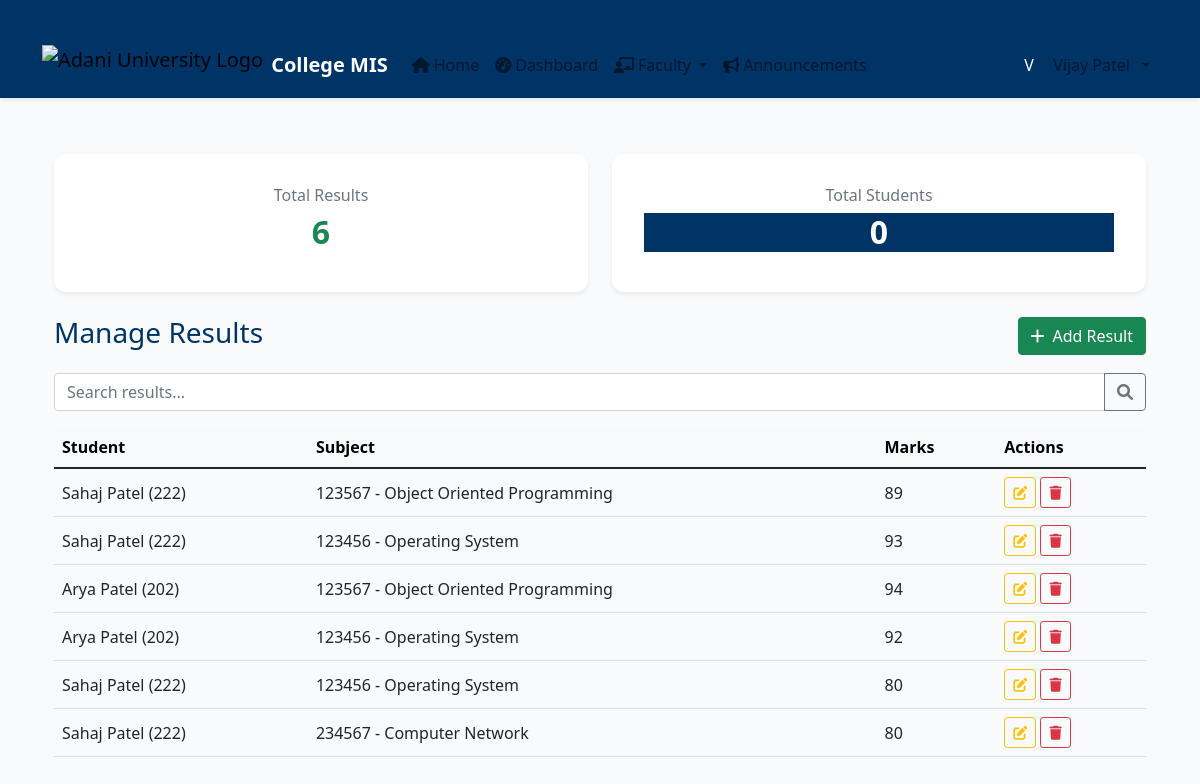
Page /faculty/results/ (signed in) on the committed database.
### core/models.py (models this page shows, shortened)
class User(AbstractUser):
    is_student = models.BooleanField(default=False)
    is_faculty = models.BooleanField(default=False)

class Result(models.Model):
    student = models.ForeignKey(Student, on_delete=models.CASCADE)
    subject = models.ForeignKey(Subject, on_delete=models.CASCADE)
    marks = models.IntegerField()
    grade = models.CharField(max_length=2, blank=True)

class Student(models.Model):
    DEPARTMENT_CHOICES = [
        ('computer_science', 'Computer Science'),
        ('information_technology', 'Information Technology'),
        ('electronics', 'Electronics & Communication'),
        ('mechanical', 'Mechanical Engineering'),
        ('civil', 'Civil Engineering'),
        ('electrical', 'Electrical Engineering'),
        ('other', 'Other'),
    ]
    user = models.OneToOneField('core.User', on_delete=models.CASCADE)
    roll_number = models.CharField(max_length=20, unique=True)
    phone_number = models.CharField(max_length=20, blank=True)
    department = models.CharField(max_length=50, choices=DEPARTMENT_CHOICES, default='computer_science')
    subjects = models.ManyToManyField(Subject, blank=True)

class Subject(models.Model):
    name = models.CharField(max_length=100)
    code = models.CharField(max_length=20, unique=True, null=True, blank=True)
    faculty = models.ForeignKey(Faculty, on_delete=models.SET_NULL, null=True, blank=True)

### faculty/views.py (the view)
# urls.py: path('results/', manage_results, name='manage_results'),
@login_required
def manage_results(request):
    if not hasattr(request.user, 'faculty'):
        return redirect('login')
    results = Result.objects.all()
    return render(request, 'faculty/manage_results.html', {'results': results})

### templates/faculty/manage_results.html
{% extends 'base.html' %}
{% block content %}
<div class="container py-4">
  <div class="row mb-4">
    <div class="col-md-6">
      <div class="card text-center shadow-sm border-0">
        <div class="card-body">
          <h6 class="text-muted">Total Results</h6>
          <h2 class="fw-bold text-success">{{ results|length }}</h2>
        </div>
      </div>
    </div>
    <div class="col-md-6">
      <div class="card text-center shadow-sm border-0">
        <div class="card-body">
          <h6 class="text-muted">Total Students</h6>
          <h2 class="fw-bold text-primary">{{ students|length }}</h2>
        </div>
      </div>
    </div>
  </div>
  <div class="d-flex justify-content-between align-items-center mb-3">
    <h3>Manage Results</h3>
    <a href="{% url 'add_result' %}" class="btn btn-success"><i class="fas fa-plus me-2"></i>Add Result</a>
  </div>
  <div class="input-group mb-3">
    <input type="text" class="form-control" placeholder="Search results...">
    <button class="btn btn-outline-secondary" type="button"><i class="fas fa-search"></i></button>
  </div>
  <div class="table-responsive">
    <table class="table table-hover align-middle">
      <thead class="table-light sticky-top">
        <tr>
          <th>Student</th>
          <th>Subject</th>
          <th>Marks</th>
          <th>Actions</th>
        </tr>
      </thead>
      <tbody>
        {% for result in results %}
        <tr>
          <td>{{ result.student.user.first_name }} {{ result.student.user.last_name }} ({{ result.student.roll_number }})</td>
          <td>{{ result.subject.code }} - {{ result.subject.name }}</td>
          <td>{{ result.marks }}</td>
          <td>
            <a href="{% url 'edit_result' result.id %}" class="btn btn-sm btn-outline-warning" title="Edit"><i class="fas fa-edit"></i></a>
            <a href="{% url 'delete_result' result.id %}" class="btn btn-sm btn-outline-danger" title="Delete"><i class="fas fa-trash"></i></a>
          </td>
        </tr>
        {% endfor %}
      </tbody>
    </table>
  </div>
</div>
{% endblock %}

### templates/base.html (shortened to what this page needs)
{% load static %}
<!DOCTYPE html>
<html lang="en">
<head>
    <link href="https://cdn.jsdelivr.net/npm/bootstrap@5.1.3/dist/css/bootstrap.min.css" rel="stylesheet">
    <link rel="stylesheet" href="https://cdnjs.cloudflare.com/ajax/libs/font-awesome/6.0.0/css/all.min.css">
    <link rel="stylesheet" href="{% static 'css/styles.css' %}">
</head>
<body>
    <nav class="navbar navbar-expand-lg navbar-light bg-white shadow-sm py-2 sticky-top">
        <div class="container">
            <a class="navbar-brand d-flex align-items-center gap-2" href="{% url 'home' %}">
                <img src="https://www.sikshapedia.com/public/data/colleges/adani-university-ahmedabad-gujarat/adani-university-ahmedabad-gujarat-logo.webp" alt="Adani University Logo" style="height: 40px;" class="align-middle"/>
                <span class="fw-bold text-primary">College MIS</span>
            </a>
            <div class="collapse navbar-collapse" id="navbarNav">
                <ul class="navbar-nav me-auto mb-2 mb-lg-0">
                    <li class="nav-item">
                        <a class="nav-link" href="{% url 'home' %}">
                            <i class="fas fa-home me-1"></i>Home
                        </a>
                    </li>
                    {% if user.is_authenticated %}
                        <li class="nav-item">
                            <a class="nav-link" href="{% url 'dashboard' %}">
                                <i class="fas fa-tachometer-alt me-1"></i>Dashboard
                            </a>
                        </li>
                        {% if user.faculty %}
                            <li class="nav-item dropdown">
                                <a class="nav-link dropdown-toggle" href="#" id="facultyDropdown" role="button" data-bs-toggle="dropdown">
                                    <i class="fas fa-chalkboard-teacher me-1"></i>Faculty
                                </a>
                            </li>
                        {% endif %}
                        <li class="nav-item">
                            <a class="nav-link" href="{% url 'announcement_list' %}">
                                <i class="fas fa-bullhorn me-1"></i>Announcements
                            </a>
                        </li>
                    {% endif %}
                </ul>
                <ul class="navbar-nav ms-auto mb-2 mb-lg-0">
                    {% if user.is_authenticated %}
                        <li class="nav-item dropdown">
                            <a class="nav-link dropdown-toggle d-flex align-items-center gap-2" href="#" id="userDropdown" role="button" data-bs-toggle="dropdown">
                                <span class="avatar bg-primary text-white rounded-circle d-inline-flex justify-content-center align-items-center" style="width:32px;height:32px;font-size:1rem;">
                                    {% if user.first_name %}{{ user.first_name|slice:":1"|upper }}{% else %}{{ user.username|slice:":1"|upper }}{% endif %}
                                </span>
                                <span class="d-none d-md-inline">{{ user.first_name }} {{ user.last_name }}</span>
                            </a>
                        </li>
                    {% endif %}
                </ul>
            </div>
        </div>
    </nav>
    <main class="container mt-4">
        {% block content %}{% endblock %}
    </main>
</body>
</html>

### static/css/styles.css (style rules this page uses)
body { font-family: 'Segoe UI', 'Roboto', 'Arial', sans-serif; background-color: #f8fafc; }
.navbar, .bg-primary { background-color: #003366 !important; }
.text-primary, .btn-primary { color: #fff !important; background-color: #003366 !important; border-color: #003366 !important; }
h1, h2, h3, h4, h5, h6 { font-family: 'Segoe UI', 'Roboto', 'Arial', sans-serif; color: #003366; }
a { color: #003366; }
.navbar-brand img { height: 40px; }
.navbar { margin-bottom: 2rem; }
.container { margin-top: 2rem; }
.card { border-radius: 12px; box-shadow: 0 4px 24px rgba(0,0,0,0.08), 0 1.5px 4px rgba(0,0,0,0.03); border: none; background: #fff; }
.card-body { padding: 2rem; }
h2 { font-weight: 600; color: #2c3e50; }

### rows in the picture
User: first_name "V", first_name "Vijay Patel"
Result: student.user.first_name "Sahaj Patel", student.roll_number "222", subject.code "123567", subject.name "Object Oriented Programming", marks "89"
Result: student.user.first_name "Sahaj Patel", student.roll_number "222", subject.code "123456", subject.name "Operating System", marks "93"
Result: student.user.first_name "Arya Patel", student.roll_number "202", subject.code "123567", subject.name "Object Oriented Programming", marks "94"
Result: student.user.first_name "Arya Patel", student.roll_number "202", subject.code "123456", subject.name "Operating System", marks "92"
Result: student.user.first_name "Sahaj Patel", student.roll_number "222", subject.code "123456", subject.name "Operating System", marks "80"
Result: student.user.first_name "Sahaj Patel", student.roll_number "222", subject.code "234567", subject.name "Computer Network", marks "80"

### other values in the picture
{{ results|length }} "6"
{{ students|length }} "0"
